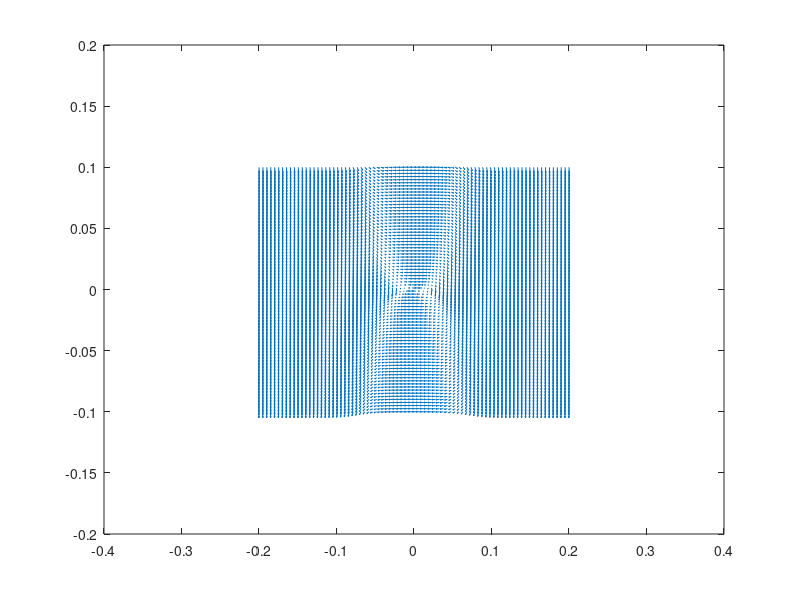

Reproduce this figure in MATLAB. (Note: this script raises an error after producing the figure.)
% Parametri globali
global g ps vs m mu Km1 V cs2 delta

% Costanti di base
g = 1.4;
ps = 1;
vs = 1;
m = 1 + 1/g;
delta = 1;
mu = 0.01171875;
Km1 = 1;   % <K^{-1}>
V = 1.2;
cs2 = g * ps / vs;
zeta = 0.0004577636718750001;
kappa = 1.4;
nu = delta^4 * (zeta / Km1^3 - mu^2);

% Definire intervallo spaziale per calcolo
x = linspace(-0.2, 0.2, 80);
y = linspace(-0.1, 0.1, 80);

% Funzioni per le quantità calcolate
G = @(p) cs2 * (p / ps).^m;
G1 = @(p) m ./ p .* G(p);
GG = @(p) p / (m + 1) .* G(p);

Ft = @(x, y) m / ps * G(ps) / (2 * V * Km1) * y.^2 ...
    - 1 / (mu * delta^2 * V^2) * (((ps + V * x) .* G(ps + V * x) - ps * G(ps)) / (Km1 * (m + 1) * V) - V^2 * x);

F = @(x, y) m * cs2 / (2 * ps * V) * y.^2 ...
    - 1 / (mu * delta * V^2) * (cs2 * ((1 + V * x / ps).^m .* (ps + V * x) - ps) / ((m + 1) * Km1 * V) - V^2 * x);

df = F(x, y) - Ft(x, y);

Ftt = @(x, y) G1(ps) / (2 * Km1 * V) * y.^2 ...
    - G1(ps) / (2 * delta^2 * mu * V * Km1 * m) * x.^2;

[X, Y] = meshgrid(x, y);
Fx = Y;
Fy = Ftt(X, Y);
Fx = Fx ./ sqrt(Fx.^2 + Fy.^2);
Fy = Fy ./ sqrt(Fx.^2 + Fy.^2);

quiver(X, Y, Fx, Fy)

% Calcolo della matrice per il separatore di fase
beta = (1 - G(ps) / V^2 / Km1) / (delta^2 * mu);
A = [0 1; beta 0];
[vec, lam] = eig(A);

% Valori iniziali
epsilon = 0.06e-6;
u0 = [epsilon * vec(1, 1); epsilon * vec(2, 1)];
tmax = 22;

options = odeset('reltol', 1e-16, 'abstol', 1e-14, 'InitialStep', 1e-14, 'MaxStep', 1e-3);
T_nodes = linspace(0, tmax ,10000);
% Risolvi il sistema ODE rispetto a xi
[T, U] = ode78('udot3', T_nodes, u0, options);

% Plot della soluzione nella fase
figure(5)
subplot(1, 2, 1)
plot(U(:, 1), U(:, 2), u0(1), u0(2), 'o', 'linewidth', 3)
xlabel('$u$', 'fontsize', 32, 'interpreter', 'latex')
ylabel('$u''$', 'fontsize', 32, 'interpreter', 'latex')
fontsize(24, "points")

subplot(1, 2, 2)
plot(T, U(:, 1), 'linewidth', 3)
axis([0 20 0 0.1])
xlabel('$\xi$', 'fontsize', 32, 'interpreter', 'latex')
ylabel('$u(\xi)$', 'fontsize', 32, 'interpreter', 'latex')
fontsize(24, "points")

% Parametri per la soluzione Fourier
k1 = G1(ps)/(Km1*m*V*nu*2);
c1 = (1/nu-G(ps)/(Km1*V^2*nu));
k2 = -delta^2*mu*G1(ps)/(2*Km1*V*nu);
c2 = -(delta^2*mu/nu); 
max_iter = 1000;  % Numero massimo di iterazioni
  % Numero di punti nella soluzione iniziale U

% Funzioni per la costruzione della matrice e calcolo di T
function L = costruisci_matrice_L(N, T, c1, c2)
    I = speye(N);
    tmin=min(T);
    tmax=max(T);
    l_T=abs(tmax-tmin);
    factor2 = (N-1)^2/l_T^2;
    factor4= (N-1)^4/l_T^4;
    
    
% Creazione della matrice a bande usando spdiags
    D2 = spdiags([1,-2,1], [-1, 0, 1], N, N);


    D2(N,1) = 1;
    D2(1,N) = 1;
    D4=matrice_derivata_quarta(N);
    
   

   
    L = c1 * I + c2 * factor2 * D2+ factor4* D4;
   
end


function D4 = matrice_derivata_quarta(N)
   
    
    % Numero di punti
    
    
    % Costruzione della matrice di differenze finite centrali per la derivata quarta
    D4 = spdiags([1,-4,6,-4,1], [-2,-1, 0, 1,2], N, N);
    
    D4(2,1)=-4;
    D4(2,3)=-4;
    D4(2,4)=1;
    D4(N-1,N)=-4;
    D4(N-1,N-2)=-4;
    D4(N-1,N-3)=1;
    D4(1,2)=-4;
    D4(1,3)=1;
    D4(1, N-1) = 1;    % Collegamento per x_0-2 (periodicità)
    D4(1, N) = -4;     % Collegamento per x_0-1 (periodicità)
    D4(2, N) = 1;      % Collegamento per x_1-2 (periodicità)
    D4(N,N-2)=1;
    D4(N,N-1)=-4;
    D4(N, 1) = -4;     % Collegamento per x_N+1 (periodicità)
    D4(N, 2) = 1;      % Collegamento per x_N+2 (periodicità)
    D4(N-1, 1) = 1;    % Collegamento per x_N-1+2 (periodicità) 
    
 
end


function O_u = calcola_O(u, T, k1, k2)
    N = length(u);
    O_u = zeros(N, 1);
    tmin=min(T);
    tmax=max(T);
    l_T=abs(tmax-tmin);
    factor = N^2/(4*l_T^2);

    for i = 1:N
        if i == 1
            O_u(i) = k1 * u(i)^2 + k2 * factor * (u(i + 1) - u(N))^2;
        elseif i == N
            O_u(i) = k1 * u(i)^2 + k2 * factor * (u(1)- u(i - 1))^2;
        else
            O_u(i) = k1 * u(i)^2 + k2 * factor * (u(i + 1) - u(i - 1))^2;
        end
    end
end




function u_final = iterative_solution_Petviashvili(U, T, c1, c2, k1, k2, max_iter, tol)
    N=length(U);
    L = costruisci_matrice_L(N, T, c1, c2);
    L_inv = inv(L);
    u_n = U(:, 1);  % Condizione iniziale
    figure;
    hold on;
    xlabel('\xi');
    ylabel('u(\xi)');
    title('u determinata tramite il metodo di Petviashvili');
    plot_handle = plot(T, u_n);
    pause(1);
    for n = 1:max_iter
        O_un = calcola_O(u_n, T,  k1, k2);
        L_un = L * u_n;
        s_n = (norm(L_un, 2) / norm(O_un, 2))^2;
        u_nplus1 = L\(s_n * O_un);
        diff_norm = norm(u_nplus1 - u_n, inf);
        fprintf('Iterazione %d: norma della differenza = %.5f\n', n, diff_norm);
        residual_norm = norm(L_un - O_un, inf);
        fprintf('Iterazione %d: norma di L*u_n - T(u_n) = %.5f\n', n, residual_norm);
        set(plot_handle, 'YData', u_nplus1);
        drawnow;
        pause(0.1);
        u_n = u_nplus1;
        % Criterio di arresto basato sulla differenza tra u_n+1 e u_n
        if diff_norm < tol
            fprintf('Convergenza raggiunta in %d iterazioni\n', n);
            u_final = u_nplus1;
            return;
        end
        
        % Aggiorna u_n per la prossima iterazione
        u_n = u_nplus1;
    end
    u_final = u_n;
end
tol=0.000001;
u_final = iterative_solution_Petviashvili(U.^2, T, c1, c2, k1, k2, max_iter, tol);

figure
hold on
plot(T, u_final(:,1), 'b', 'LineWidth', 1)
title('Travelling wave obtained with Petviashvili method')
hold off



figure(2)
hold on
plot(T, U(:,1), 'r', 'LineWidth', 0.1) % Onda viaggiante Ftt1 (rosso)
plot(T, u_final(:,1), 'b', 'LineWidth', 0.1) % Onda viaggiante Ftt2 (blu)
xlabel('$\xi$', 'fontsize', 32, 'interpreter', 'latex')
ylabel('$u(\xi)$', 'fontsize', 32, 'interpreter', 'latex')
legend('U','u')
title('Comparison','U obtained with classic approach vs u obtained with Petviashvili method','FontWeight','bold')
hold off


figure
hold on
semilogy(T,abs(u_final(:,1)-U(:,1)), 'r', 'LineWidth', 1) 
xlabel('$\xi$', 'fontsize', 32, 'interpreter', 'latex')
ylabel('$|U-u|$', 'fontsize', 32, 'interpreter', 'latex')
legend('|U-u|')
title('|U-u|','Difference between the two travelling waves', 'FontWeight','bold')
hold off
